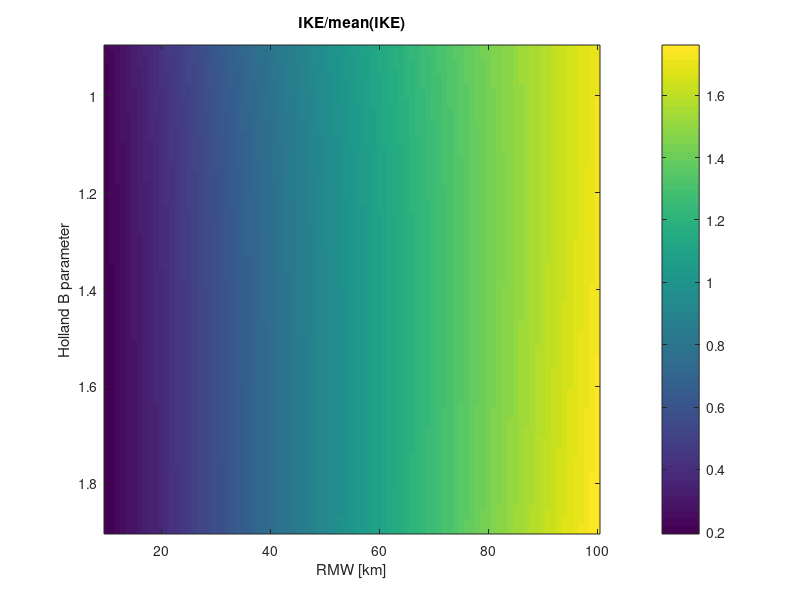

Source code (MATLAB):
%Holland_1980.m

%Purpose: plot the Holland (1980) wind model
%Created: 2010-09-24, Dan Chavas


clear
clc
clf

%%%%%%%%%%%%%%%%%%%%%%%%%%
%params
B = .9:.01:1.9;    %[non-dim], (.9,1.9); "Holland B parameter" = peakedness of pressure profile
RMW = 10:1:100;   %[km]; radius of maximum winds
dp = 100*100;   %[Pa] p-p_ref; p_ref = 1020 hPa
rho_air = 1.15;    %[kg m^-3]; density of air
lat = 20;   %[deg]; latitude

%radii
dr=1;   %[km]; radial increments
r_max=800;  %[km]
r=[1:dr:r_max]; %[km]

%plotting
plot_profile=0;
plot_IKE=1;

%%%%%%%%%%%%%%%%%%

%global constants
omega = 7.292e-5;   %[s-1]; Earth rotation rate
f=2*omega*sind(lat);

for i=1:length(B)   %rows
    for j=1:length(RMW) %columns

        %calculate variables as needed
        x=(r./RMW(j)).^B(i);  %non-dim
        c=B(i)*dp/rho_air; %[ms-1]

        %rescale
        r=r*1000;   %[km]-->[m]
        
        %radial wind profile: cyclostrophic balance
        %V = sqrt(c*x.*exp(-x)); %[ms-1]; radial wind profile

        %check V_max with analytical value
        %C=sqrt(B(i)/(rho_air*exp(1)));
        %V_max_centrifugal = C*sqrt(dp)

        %radial wind profile: gradient wind balance
        V = sqrt(c*x.*exp(-x) + .25*r.^2.*f^2)-.5*r.*f; %[ms-1]; radial wind profile

        %rescale
        r=r/1000;   %[m]-->[km]

        %estimate of integrated kinetic energy (IKE)
        IKE(i,j) = sum((V.^2)*dr);
        
%plot things
if(plot_profile==1)
    figure(1)
    hold on
    %subplot(2,1,1)
    %plot(r,x)
    %plot(r,r/50,'g--')
    %subplot(2,1,2)
    plot(r,V,'g')
    xlabel('radius [km]')
    ylabel('wind speed [ms-1]')
    title('radial wind profile')
    axis([0 r_max 0 70])

    %hold off
end
        
    end
end

if(plot_IKE==1)
    IKE_mean=mean(mean(IKE));
    IKE=IKE./IKE_mean;
    imagesc(RMW,B,IKE)
    xlabel('RMW [km]')
    ylabel('Holland B parameter')
    title('IKE/mean(IKE)')
    colorbar
end


    %}